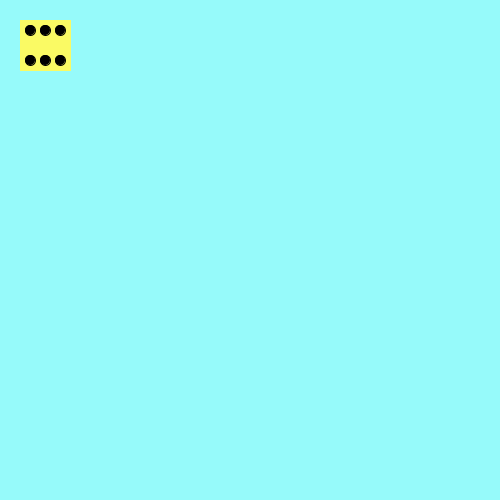
Frame 1 (no input)
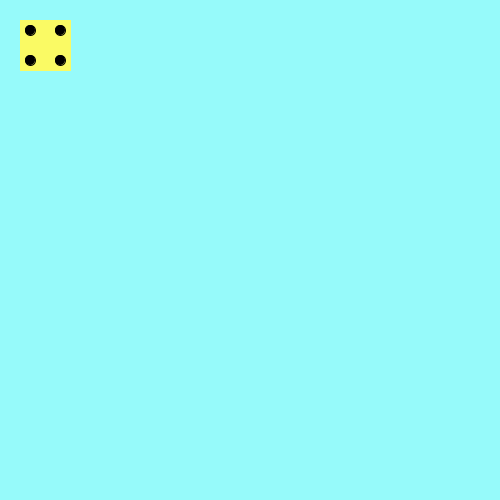
Frame 2 (the mouse pressed at the canvas centre, redrawn once)

The Processing sketch that drew these frames (run headless with seeded random() and noise(); the mouse was pressed at the canvas centre and the sketch redrawn once):

// Processing sketch: Dice
// ── Dice.pde
Die aDie;
//Die aSecondDie;
//Die aThirdDie;

void setup(){
  size(500, 500);
  //no loop means that draw is only called once
  //OR if you ever call redraw()
  aDie = new Die(0, 0);
  //aSecondDie = new Die(60, 0);
  //aThirdDie = new Die(120, 0);
  noLoop();
}

void draw(){
  //your code here
  background(150,250,250);
  aDie.roll();
  aDie.show();
  
  //aSecondDie.roll();
 // aSecondDie.show();
  
 // aThirdDie.roll();
  //aThirdDie.show();
  
  
}

void mousePressed(){
  //No real work for you to do here
  //calling redraw will do the necessary work 
  //to redraw your processing script
  redraw();
  
}

//Dice: Models a single 6 sided dice cube
//Each instance should randomly assign itself a value from 1 to 6
class Die {
	//variable declarations for your Die instances here
  int x_pos, y_pos;
  int rollNumber;
	

	//constructor
	Die(int x, int y){
		//variable initializations here
    x_pos = x;
    y_pos = y;
    
	}
	//Simulate a roll of a die
	void roll(){
		//your code here, 
		//should randomly assign a value from 1 to 6
  rollNumber = (int)(Math.random() * 6) + 1;
  println(aDie.rollNumber);
  
	}	
	/*
	  Use the randomly assigned roll value to draw the face of a die
	*/
	void show(){
		//your code here
  pushMatrix();
  translate(x_pos, y_pos);
  stroke(250, 250, 100);
  fill(250, 250, 100);
  rect(20,20,50,50); 
  popMatrix();
  
  stroke(0);
  fill(0);
  if(aDie.rollNumber == 1){
    //use for middle dot coordinate/size
    ellipse(45, 45, 10, 10);
  } else if(aDie.rollNumber == 2){
    
    ellipse(30,30, 10, 10);
    ellipse(60,60, 10, 10);
  } else if(aDie.rollNumber == 3){
    
    ellipse(30,30, 10, 10);
    ellipse(45, 45, 10, 10);
    ellipse(60, 60, 10, 10);
  } else if (aDie.rollNumber == 4){
    //top row
    ellipse(30,30, 10, 10);
    ellipse(60, 30, 10, 10);
    
    //bottom row
    ellipse(60, 60, 10, 10);
    ellipse(30, 60, 10, 10);
    
  } else if (aDie.rollNumber == 5){
    
    ellipse(30,30, 10, 10);
    ellipse(60, 30, 10, 10);
    ellipse(60, 60, 10, 10);
    ellipse(30, 60, 10, 10);
    ellipse(45, 45, 10, 10);
    
  } else {
    //top row
    ellipse(30, 30, 10, 10);
    ellipse(45, 30, 10, 10);
    ellipse(60, 30, 10, 10);
    
    //bottom row
    ellipse(60, 60, 10, 10);
    ellipse(30, 60, 10, 10);
    ellipse(45, 60, 10, 10);
  }
	}
}
